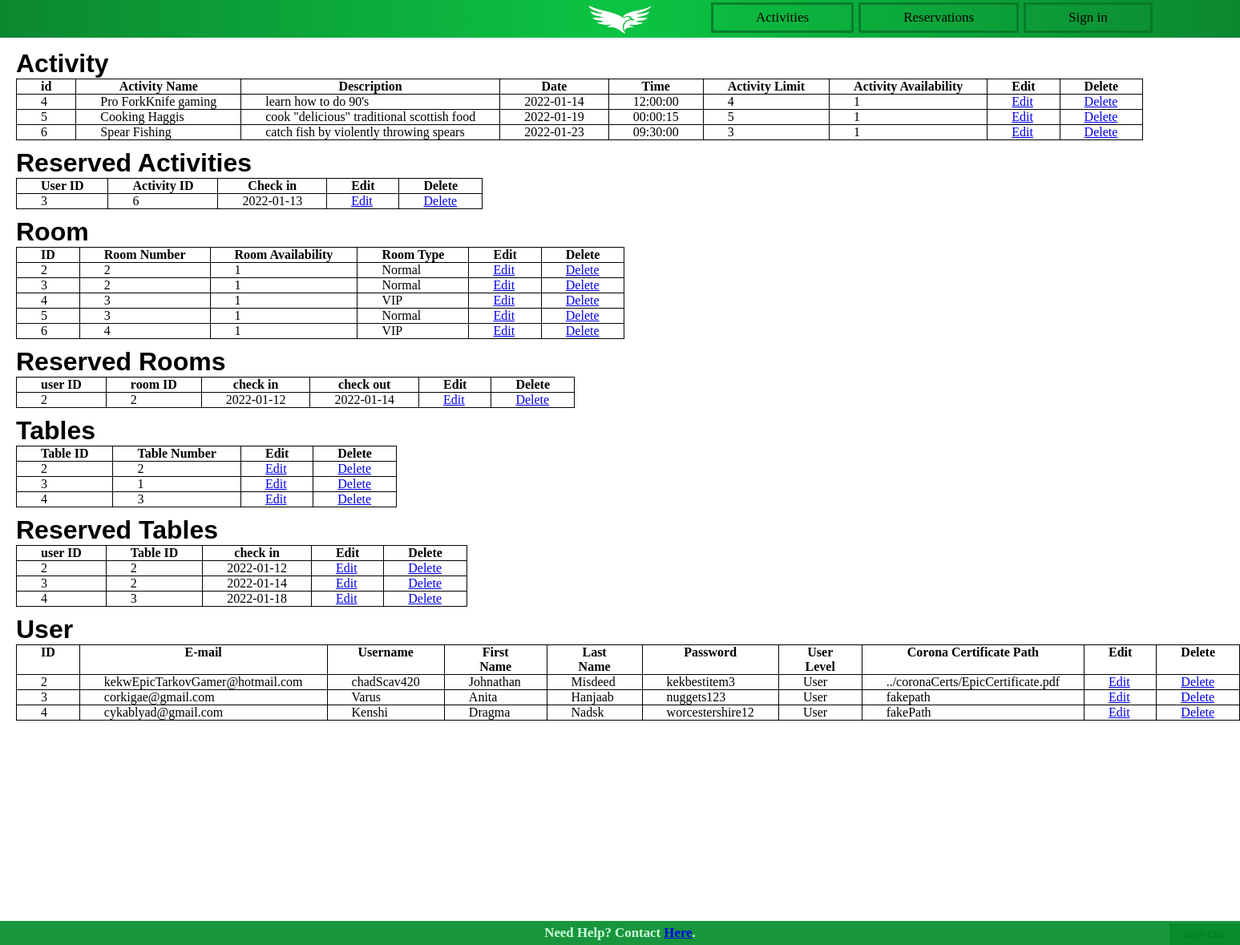
The app's page /adminPanel.php with its own data.
### tables this page shows
CREATE TABLE `activities` (
  `id` int(11) NOT NULL,
  `activityName` varchar(255) NOT NULL,
  `activityLimit` int(11) NOT NULL,
  `activityAvailability` tinyint(1) NOT NULL,
  `description` text NOT NULL,
  `date` date NOT NULL DEFAULT current_timestamp(),
  `time` time NOT NULL
);

CREATE TABLE `reservedactivities` (
  `userId` int(11) DEFAULT NULL,
  `activityId` int(11) DEFAULT NULL,
  `checkIn` date DEFAULT NULL,
  `rsrvActivitiesId` int(11) NOT NULL
);

CREATE TABLE `rooms` (
  `id` int(11) NOT NULL,
  `roomNr` int(11) NOT NULL,
  `roomAvailability` tinyint(1) NOT NULL,
  `roomType` varchar(30) NOT NULL
);

CREATE TABLE `reservedrooms` (
  `userId` int(11) DEFAULT NULL,
  `roomId` int(11) DEFAULT NULL,
  `checkIn` date NOT NULL,
  `checkOut` date NOT NULL,
  `rsrvRoomsId` int(11) NOT NULL
);

CREATE TABLE `tables` (
  `id` int(11) NOT NULL,
  `tableNr` int(11) NOT NULL
);

CREATE TABLE `reservedtables` (
  `userId` int(11) DEFAULT NULL,
  `tableId` int(11) DEFAULT NULL,
  `checkIn` date DEFAULT NULL,
  `rsrvTableId` int(11) NOT NULL
);

CREATE TABLE `users` (
  `id` int(11) NOT NULL,
  `email` varchar(255) NOT NULL,
  `username` varchar(15) NOT NULL,
  `password` varchar(255) NOT NULL,
  `usrLevel` varchar(20) NOT NULL,
  `pathCert` varchar(255) NOT NULL,
  `firstName` varchar(15) NOT NULL,
  `lastName` varchar(25) NOT NULL
);

### functions/functions.php (the view, shortened to what this page needs)
<?php
require 'dbCon.php';
function adminActivity()
{
    global $con;
    $query = $con->prepare("SELECT * FROM activities");
    $query->execute();
    $result = $query->get_result();
    $data = $result->fetch_all(MYSQLI_ASSOC);
    $funcRequired = "adminActivity";
    foreach ($data as $row) {
        echo '<tr>';
        echo '<td>' . $row['id'] . '</td>';
        echo '<td>' . $row['activityName'] . '</td>';
        echo '<td>' . $row['description'] . '</td>';
        echo '<td>' . $row['date'] . '</td>';
        echo '<td>' . $row['time'] . '</td>';
        echo '<td>' . $row['activityLimit'] . '</td>';
        echo '<td>' . $row['activityAvailability'] . '</td>';
        echo "<td>" . '<a href="./adminPanelEdit.php?id=' . $row['id'] . '&funcRequired='. $funcRequired . '">Edit</a>' . "</td>";
        echo "<td>" . '<a href="adminPanelDelete.php?id=' . $row['id'] . '&funcRequired='. $funcRequired . '">Delete</a>' . "</td>";        echo '</tr>';
    }
}
function adminReservedActivities()
{
    global $con;
    $query = $con->prepare("SELECT * FROM reservedactivities");
    $query->execute();
    $result = $query->get_result();
    $data = $result->fetch_all(MYSQLI_ASSOC);
    $funcRequired = "adminReservedActivities";
    foreach ($data as $row) {
        echo '<tr>';
        echo '<td>' . $row['userId'] . '</td>';
        echo '<td>' . $row['activityId'] . '</td>';
        echo '<td>' . $row['checkIn'] . '</td>';
        echo "<td>" . '<a href="./adminPanelEdit.php?id=' . $row['rsrvActivitiesId'] . '&funcRequired='. $funcRequired . '">Edit</a>' . "</td>";
        echo "<td>" . '<a href="adminPanelDelete.php?id=' . $row['rsrvActivitiesId'] . '&funcRequired='. $funcRequired . '">Delete</a>' . "</td>";        echo '</tr>';
    }
}
function adminRoom()
{
    global $con;
    $query = $con->prepare("SELECT * FROM rooms");
    $query->execute();
    $result = $query->get_result();
    $data = $result->fetch_all(MYSQLI_ASSOC);
    $funcRequired = "adminRoom";
    foreach ($data as $row) {
        echo '<tr>';
        echo '<td>' . $row['id'] . '</td>';
        echo '<td>' . $row['roomNr'] . '</td>';
        echo '<td>' . $row['roomAvailability'] . '</td>';
        echo '<td>' . $row['roomType'] . '</td>';
        echo "<td>" . '<a href="./adminPanelEdit.php?id=' . $row['id'] . '&funcRequired='. $funcRequired . '">Edit</a>' . "</td>";
        echo "<td>" . '<a href="adminPanelDelete.php?id=' . $row['id'] . '&funcRequired='. $funcRequired . '">Delete</a>' . "</td>";        echo '</tr>';
    }
}
function adminReservedRooms()
{
    global $con;
    $query = $con->prepare("SELECT * FROM reservedrooms");
    $query->execute();
    $result = $query->get_result();
    $data = $result->fetch_all(MYSQLI_ASSOC);
    $funcRequired = "adminReservedRooms";
    foreach ($data as $row) {
        echo '<tr>';
        echo '<td>' . $row['userId'] . '</td>';
        echo '<td>' . $row['roomId'] . '</td>';
        echo '<td>' . $row['checkIn'] . '</td>';
        echo '<td>' . $row['checkOut'] . '</td>';
        echo "<td>" . '<a href="./adminPanelEdit.php?id=' . $row['rsrvRoomsId'] . '&funcRequired='. $funcRequired . '">Edit</a>' . "</td>";
        echo "<td>" . '<a href="adminPanelDelete.php?id=' . $row['rsrvRoomsId'] . '&funcRequired='. $funcRequired . '">Delete</a>' . "</td>";        echo '</tr>';
    }
}
function adminTables()
{
    global $con;
    $query = $con->prepare("SELECT * FROM tables");
    $query->execute();
    $result = $query->get_result();
    $data = $result->fetch_all(MYSQLI_ASSOC);
    $funcRequired = "adminTables";
    foreach ($data as $row) {
        echo '<tr>';
        echo '<td>' . $row['id'] . '</td>';
        echo '<td>' . $row['tableNr'] . '</td>';
        echo "<td>" . '<a href="./adminPanelEdit.php?id=' . $row['id'] . '&funcRequired='. $funcRequired . '">Edit</a>' . "</td>";
        echo "<td>" . '<a href="adminPanelDelete.php?id=' . $row['id'] . '&funcRequired='. $funcRequired . '">Delete</a>' . "</td>";        echo '</tr>';
    }
}
function adminReservedTables()
{
    global $con;
    $query = $con->prepare("SELECT * FROM reservedTables");
    $query->execute();
    $result = $query->get_result();
    $data = $result->fetch_all(MYSQLI_ASSOC);
    $funcRequired = "adminReservedTables";
    foreach ($data as $row) {
        echo '<tr>';
        echo '<td>' . $row['userId'] . '</td>';
        echo '<td>' . $row['tableId'] . '</td>';
        echo '<td>' . $row['checkIn'] . '</td>';
        echo "<td>" . '<a href="./adminPanelEdit.php?id=' . $row['rsrvTableId'] . '&funcRequired='. $funcRequired . '">Edit</a>' . "</td>";
        echo "<td>" . '<a href="adminPanelDelete.php?id=' . $row['rsrvTableId'] . '&funcRequired='. $funcRequired . '">Delete</a>' . "</td>";        echo '</tr>';
    }
}
function adminUsers()
{
    global $con;
    $query = $con->prepare("SELECT * FROM users");
    $query->execute();
    $result = $query->get_result();
    $data = $result->fetch_all(MYSQLI_ASSOC);
    $funcRequired = "adminUsers";
    foreach ($data as $row) {
        echo '<tr>';
        echo '<td>' . $row['id'] . '</td>';
        echo '<td>' . $row['email'] . '</td>';
        echo '<td>' . $row['username'] . '</td>';
        echo '<td>' . $row['firstName'] . '</td>';
        echo '<td>' . $row['lastName'] . '</td>';
        echo '<td>' . $row['password'] . '</td>';
        echo '<td>' . $row['usrLevel'] . '</td>';
        echo '<td>' . $row['pathCert'] . '</td>';
        echo "<td>" . '<a href="./adminPanelEdit.php?id=' . $row['id'] . '&funcRequired='. $funcRequired . '">Edit</a>' . "</td>";
        echo "<td>" . '<a href="./adminPanelDelete.php?id=' . $row['id'] . '">Delete</a>' . "</td>";
        echo '</tr>';
    }
}
?>

### adminPanel.php (shortened to what this page needs)
<!DOCTYPE html>
<html>
<head>
    <link rel="stylesheet" href="res/style.css">
</head>
<body id ="adminPanel">
<?php
include('res/elements/header.php');
?>
<?php
include('res/elements/footer.php');
?>
<?php
include('functions/functions.php');
?>
    <h1 class = "Tabletitle" > Activity </h1>
    <table border="1" id="AdminPanel">
        <tr>
            <th> id </th>
            <th> Activity Name </th>
            <th> Description  </th>
            <th> Date  </th>
            <th> Time  </th>
            <th> Activity Limit </th>
            <th> Activity Availability </th>
            <th> Edit </th>
            <th> Delete </th>
        </tr>
        <?php
        adminActivity();
        ?>
    </table>
    <h1 class = "Tabletitle" > Reserved Activities </h1>
    <table border="1" id="AdminPanel">
        <tr>
            <th> User ID </th>
            <th> Activity ID </th>
            <th> Check in </th>
            <th> Edit </th>
            <th> Delete </th>
        </tr>
        <?php
            adminReservedActivities();
        ?>
    </table>
    <h1 class = "Tabletitle" > Room </h1>
    <table border="1" id="AdminPanel">
        <tr>
            <th> ID      </th>
            <th> Room Number</th>
            <th> Room Availability </th>
            <th> Room Type </th>
            <th> Edit </th>
            <th> Delete </th>
        </tr>
        <?php
            adminRoom();
        ?>
    </table>
    <h1 class = "Tabletitle" > Reserved Rooms </h1>
    <table border="1" id="AdminPanel">
        <tr>
            <th> user ID </th>
            <th> room ID </th>
            <th> check in </th>
            <th> check out </th>
            <th> Edit </th>
            <th> Delete </th>
        </tr>
        <?php
            adminReservedRooms();
        ?>
    </table>
    <h1 class = "Tabletitle" > Tables </h1>
    <table border="1" id="AdminPanel">
        <tr>
            <th> Table ID   </th>
            <th> Table Number </th>
            <th> Edit </th>
            <th> Delete </th>
        <?php
            adminTables();
        ?>
        </tr>
    </table>
    <h1 class = "Tabletitle" > Reserved Tables </h1>
    <table border="1" id="AdminPanel">
        <tr>
            <th> user ID   </th>
            <th> Table ID </th>
            <th> check in </th>
            <th> Edit </th>
            <th> Delete </th>
        <?php
            adminReservedTables();
        ?>
        </tr>
    </table>
    <h1 class = "Tabletitle" > User </h1>
    <table border="1" id="AdminPanel">
        <tr>
            <th> ID   </th>
            <th> E-mail </th>
            <th> Username </th>
            <th> First Name </th>
            <th> Last Name </th>
            <th> Password </th>
            <th> User Level </th>
            <th> Corona Certificate Path </th>
            <th> Edit </th>
            <th> Delete </th>
        <?php
            adminUsers();
        ?>
        </tr>
    </table>
</body>
</html>

### res/elements/header.php
<header>
    <div class="logo">
        <a href="index.php"><img src="res/images/logo.png" alt="logo"></a>
    </div>
    <nav>
            <div class="headerText"><a href="preview_activities.php" style="text-decoration:none; color:black;">Activities</a></div>
        <div class="headerText"><a href="reservation_front.php" style="text-decoration:none; color:black;">Reservations</a></div>
        <div class="headerText"><a href="signin.php" style="text-decoration:none; color:black;">Sign in</a></div>
    </nav>
</header>

### res/elements/footer.php
<div class="footer"><h3>Need Help? Contact <a href="contact.php">Here</a>.</h3></div>

### res/style.css (style rules this page uses)
* { margin: 0; padding: 0; border: 0; outline: 0; vertical-align: baseline; }
body { overflow: hidden; height:100%; background-size: 100%; background-repeat: no-repeat; margin: 0; }
header { background-image: linear-gradient(90deg, hsla(138, 100%, 25%, 0.8), hsla(138, 100%, 40%, 0.8), hsla(138, 100%, 25%, 0.8)); display: inline-grid; grid-template-columns: 3fr 1fr 3fr; grid-template-rows: auto; height: 6%; background-color:#008c2ac4; }
.headerText { transition-timing-function: ease-out; transition: 0.5s; border: solid hsl(138, 90%, 25%, 0.9); float:left; display: flex; color: #000; text-align: center; align-items:center; padding: 6px 8%; font-size: 17px; flex: 0; margin: 3px; justify-content:space-evenly; }
.logo { grid-column: 2; }
.logo img { display: block; margin: 0 auto; margin-left: auto; margin-right: auto; margin-top: 7px; margin-bottom: 5px; width: 35%; height: auto; }
nav { grid-column: 3; color: whitesmoke; font-weight: 10px; }
.footer { background-color: hsla(138, 100%, 27%, 0.9); min-height: 30px; position: fixed; display: flex; left: 0; bottom: 0; width: 100%; font-size: 0.9em; color: hsl(138, 100%, 90%); text-align: center; justify-content: center; align-items: center; }
table, th, td { border: 1px solid black; border-collapse: collapse; }
#evCalEventTable tr, td, th { padding-left: 30px; padding-right: 30px; }
#resRoomTable td, th, tr { margin: 20px; color: white; }
#AdminPanel { margin-left: 20px; }
.Tabletitle { font-family: "Sitka Text", sans-serif; margin-left: 20px; margin-top: 10px; }
#adminPanel td, th, tr { margin: 20px; color: black; }
#adminPanel { overflow: visible !important; }

### records on screen
activities: id "4", activityName "Pro ForkKnife gaming", description "learn how to do 90's", date "2022-01-14", time "12:00:00", activityLimit "4", activityAvailability "1"
activities: id "5", activityName "Cooking Haggis", description "cook \"delicious\" traditional scottish food", date "2022-01-19", time "00:00:15", activityLimit "5", activityAvailability "1"
activities: id "6", activityName "Spear Fishing", description "catch fish by violently throwing spears", date "2022-01-23", time "09:30:00", activityLimit "3", activityAvailability "1"
reservedactivities: userId "3", activityId "6", checkIn "2022-01-13"
rooms: id "2", roomNr "2", roomAvailability "1", roomType "Normal"
rooms: id "3", roomNr "2", roomAvailability "1", roomType "Normal"
rooms: id "4", roomNr "3", roomAvailability "1", roomType "VIP"
rooms: id "5", roomNr "3", roomAvailability "1", roomType "Normal"
rooms: id "6", roomNr "4", roomAvailability "1", roomType "VIP"
reservedrooms: userId "2", roomId "2", checkIn "2022-01-12", checkOut "2022-01-14"
tables: id "2", tableNr "2"
tables: id "3", tableNr "1"
tables: id "4", tableNr "3"
reservedtables: userId "2", tableId "2", checkIn "2022-01-12"
reservedtables: userId "3", tableId "2", checkIn "2022-01-14"
reservedtables: userId "4", tableId "3", checkIn "2022-01-18"
users: id "2", email "kekwEpicTarkovGamer@hotmail.com", username "chadScav420", firstName "Johnathan", lastName "Misdeed", password "kekbestitem3", usrLevel "User", pathCert "../coronaCerts/EpicCertificate.pdf"
users: id "3", email "corkigae@gmail.com", username "Varus", firstName "Anita", lastName "Hanjaab", password "nuggets123", usrLevel "User", pathCert "fakepath"
users: id "4", email "cykablyad@gmail.com", username "Kenshi", firstName "Dragma", lastName "Nadsk", password "worcestershire12", usrLevel "User", pathCert "fakePath"
